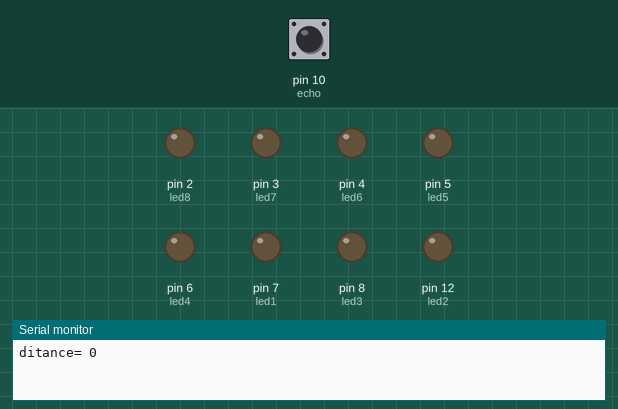
The sketch below on a simulated Arduino Uno, built with avr-gcc and run on an emulated ATmega328P. Shown: output pins drawn as LEDs (lit = HIGH), the last lines printed to the serial monitor. The test bench sets the inputs (shaded band); at power-on: pin 10 (echo) LOW. Pins used as bus, display or sensor lines are not drawn.

Above: at 1.2 s.
1.3 s: pin 10 (echo) pulsed HIGH 2 times (0.12 s each, 0.3 s apart)
At 2.4 s:
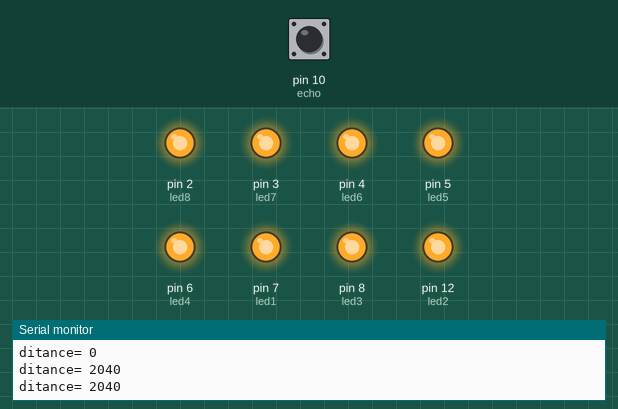
Timing chart, 0 to 4.3 s (numbered marks = the images above; inputs shaded):
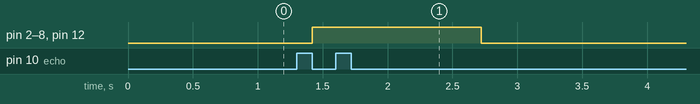

The sketch:

distance_measure_with_led.ino
```cpp
int trig=9;
int echo=10;
int led1 =7;
int led2 =12;
int led3 =8;
int led4 =6;
int led5=5;
int led6 =4;
int led7=3;
int led8=2;
long distance;
long dur;
void setup(){
  pinMode(trig,OUTPUT);
  pinMode(echo,INPUT);
  pinMode(led1,OUTPUT);
  pinMode(led2,OUTPUT);
  pinMode(led3,OUTPUT);
  pinMode(led4,OUTPUT);
  pinMode(led5,OUTPUT);
  pinMode(led6,OUTPUT);
  pinMode(led7,OUTPUT);
  pinMode(led8,OUTPUT);
  Serial.begin(9600);
}
void loop(){
  digitalWrite(trig,LOW);
  delayMicroseconds(10);
  digitalWrite(trig,HIGH);
  delayMicroseconds(30);
  dur=pulseIn(echo,HIGH);
  distance=dur*0.034/2;
  Serial.print("ditance= ");
  Serial.println(distance);
  if(distance>=80)
  {
    digitalWrite(led8,HIGH);
  }
  else
  {
    digitalWrite(led8,LOW);
  }
    if(distance>=70)
  {
    digitalWrite(led7,HIGH);
  }
  else
  {
    digitalWrite(led7,LOW);
  }
    if(distance>=60)
  {
    digitalWrite(led6,HIGH);
  }
  else
  {
    digitalWrite(led6,LOW);
  }
    if(distance>=50)
  {
    digitalWrite(led5,HIGH);
  }
  else
  {
    digitalWrite(led5,LOW);
  }
  if(distance>=40)
  {
    digitalWrite(led4,HIGH);
  }
  else
  {
    digitalWrite(led4,LOW);
  }
    if(distance>=30)
  {
    digitalWrite(led3,HIGH);
  }
  else
  {
    digitalWrite(led3,LOW);
  }  if(distance>=20)
  {
    digitalWrite(led2,HIGH);
  }
  else
  {
    digitalWrite(led2,LOW);
  }
    if(distance>=10)
  {
    digitalWrite(led1,HIGH);
  }
  else
  {
    digitalWrite(led1,LOW);
  }
}
```

Measured:
- after the input at 1.3 s, pin 2 (led8), pin 3 (led7), pin 4 (led6), pin 5 (led5), pin 6 (led4), pin 7 (led1), pin 8 (led3), pin 12 (led2): LOW → HIGH after 0.12 s, → LOW 1.3 s later
